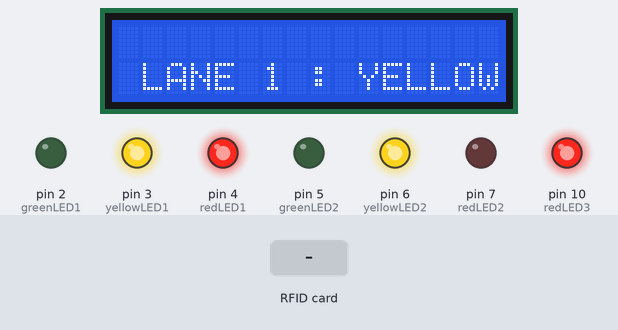
A sketch run on a simulated Arduino Uno, built with avr-gcc and run on an emulated ATmega328P. Shown: 16×2 character LCD, output pins drawn as LEDs (lit = HIGH). Inputs (shaded band) come from the test bench. What the sketch prints to the serial monitor is not drawn.

Above: at 5.6 s.
5.7 s: RFID card 5E 7A 19 C4 held to the reader
At 7.0 s:
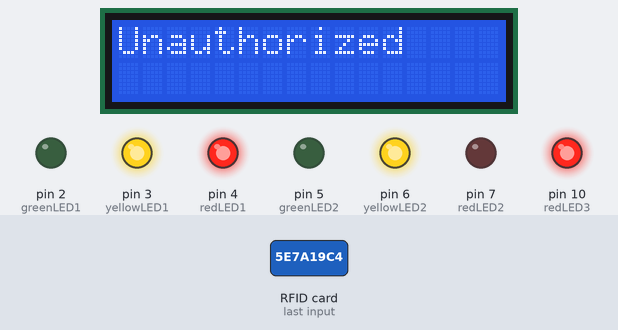
At 10.13 s:
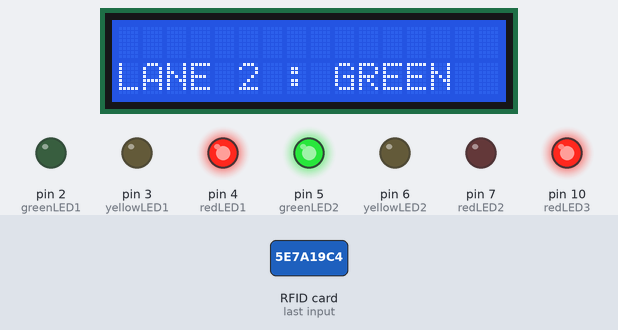
10.2 s: RFID card 5E 7A 19 C4 held to the reader
At 10.9 s:
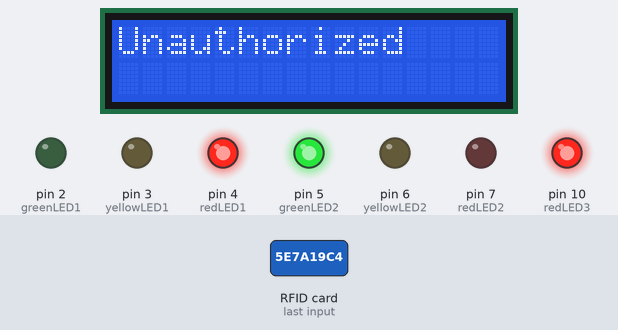
Timing chart, 0 to 16.5 s (numbered marks = the images above; inputs shaded):
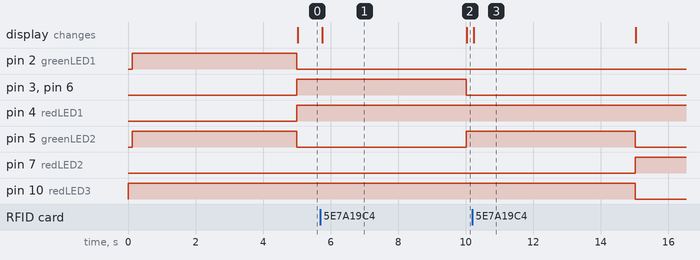

The sketch:

traffic_management_system.ino
```cpp
#include <LiquidCrystal_I2C.h>
#include <SPI.h>
#include <RFID.h>

#define SDA_DIO 9
#define RESET_DIO 8

RFID RC522(SDA_DIO, RESET_DIO);
LiquidCrystal_I2C lcd(0x27, 16, 2);

// Traffic signal pins
int redLED1 = 4;
int yellowLED1 = 3;
int greenLED1 = 2;
int redLED2 = 7;
int yellowLED2 = 6;
int greenLED2 = 5;
int redLED3 = 10;
int yellowLED3 = 11;
int greenLED3 = 12;

// Authorization data
int ambulanceIDs[] = {99, 179};

// Timing variables
const unsigned long normalCycleTime = 5000; // 5 seconds per signal state
unsigned long lastSignalChange = 0;
enum SignalState { RED, RED_YELLOW, GREEN, YELLOW };
SignalState currentState = RED;

void setup() {
  Serial.begin(9600);
  SPI.begin();
  RC522.init();

  lcd.init();
  lcd.backlight();
  lcd.print("Smart Ambulance");

  pinMode(redLED1, OUTPUT);
  pinMode(yellowLED1, OUTPUT);
  pinMode(greenLED1, OUTPUT);
  pinMode(redLED2, OUTPUT);
  pinMode(yellowLED2, OUTPUT);
  pinMode(greenLED2, OUTPUT);

  updateTrafficSignal(currentState);
}

void loop() {
  if (RC522.isCard()) {
    RC522.readCardSerial();
    Serial.println("Card detected:");
    lcd.clear();
    lcd.setCursor(0, 0);
    lcd.print("Card detected");

    int ID = RC522.serNum[0];

    if (isAuthorized(ID)) {
      Serial.println("Ambulance Pass");
      Emergency();
    } else {
      Serial.println("Unauthorized Entry");
      lcd.clear();
      lcd.print("Unauthorized");
    }
  }

  // Traffic signal simulation
  unsigned long currentTime = millis();
  if (currentTime - lastSignalChange >= normalCycleTime) {
    lastSignalChange = currentTime;
    currentState = (SignalState)((currentState + 1) % 4); // Cycle through states
    updateTrafficSignal(currentState);
  }
}

void updateTrafficSignal(SignalState state) {
  switch (state) {
    case RED:
      digitalWrite(redLED1, LOW);
      digitalWrite(yellowLED1, LOW);
      digitalWrite(greenLED1,HIGH);
      digitalWrite(redLED2, LOW);
      digitalWrite(yellowLED2, LOW);
      digitalWrite(greenLED2, HIGH);
      digitalWrite(redLED3, HIGH);
      digitalWrite(yellowLED3, LOW);
      digitalWrite(greenLED3, LOW);
      lcd.clear();
      lcd.setCursor(0, 1);
      lcd.print("LANE 1 : GREEN");
      break;
    case RED_YELLOW:
      digitalWrite(redLED1, HIGH);
      digitalWrite(yellowLED1, HIGH);
      digitalWrite(greenLED1, LOW);
      digitalWrite(redLED2, LOW);
      digitalWrite(yellowLED2, HIGH);
      digitalWrite(greenLED2, LOW);
      digitalWrite(redLED3, HIGH);
      digitalWrite(yellowLED3, LOW);
      digitalWrite(greenLED3, LOW);
      lcd.clear();
      lcd.setCursor(0, 1);
      lcd.print(" LANE 1 : YELLOW");
      break;
    case GREEN:
      digitalWrite(redLED1, HIGH);
      digitalWrite(yellowLED1, LOW);
      digitalWrite(greenLED1, LOW);
      digitalWrite(redLED2, LOW);
      digitalWrite(yellowLED2, LOW);
      digitalWrite(greenLED2, HIGH);
      digitalWrite(redLED3, HIGH);
      digitalWrite(yellowLED3, LOW);
      digitalWrite(greenLED3, LOW);
      lcd.clear();
      lcd.setCursor(0, 1);
      lcd.print("LANE 2 : GREEN");
      break;
    case YELLOW:
      digitalWrite(redLED1, HIGH);
      digitalWrite(yellowLED1, LOW);
      digitalWrite(greenLED1, LOW);
      digitalWrite(redLED2, HIGH);
      digitalWrite(yellowLED2, LOW);
      digitalWrite(greenLED2, LOW);
      digitalWrite(redLED3, LOW);
      digitalWrite(yellowLED3, LOW);
      digitalWrite(greenLED3, HIGH);
      lcd.clear();
      lcd.setCursor(0, 1);
      lcd.print("LANE 3: GREEN");
      break;
  }
}

void Emergency() {
  lcd.clear();
  lcd.setCursor(0, 0);
  lcd.print("EMERGENCY");
  currentState = GREEN; // Immediately switch to green
  updateTrafficSignal(currentState);
  delay(5000); // Hold green for 3 seconds
}

bool isAuthorized(int id) {
  for (int i = 0; i < sizeof(ambulanceIDs) / sizeof(ambulanceIDs[0]); i++) {
    if (ambulanceIDs[i] == id) {
      return true;
    }
  }
  return false;
}
```

Measured:
- after the input at 5.7 s, the display: changes after 0.06 s (image 1)
- after the input at 10.2 s, the display: changes at once (image 3)
- what the display in image 1 shows lasts 4.2 s, from 5.8 s to 10.0 s
